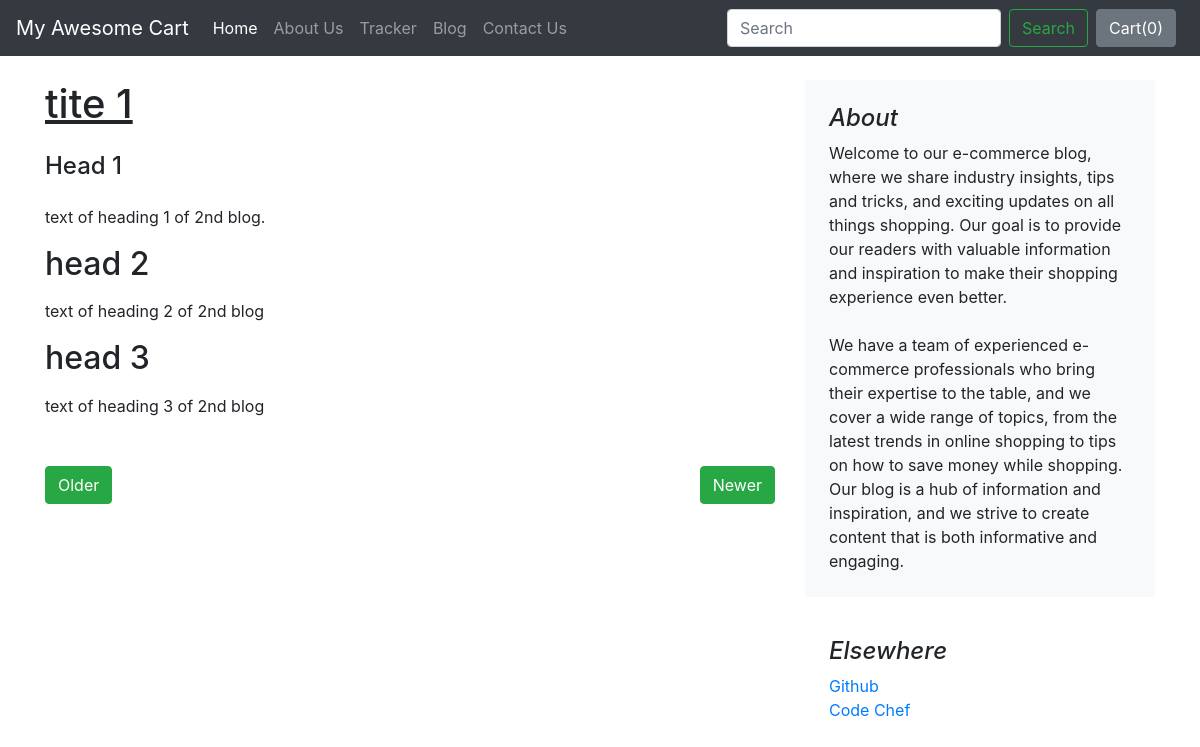
The app's page /blog/blogcont/2, older data.
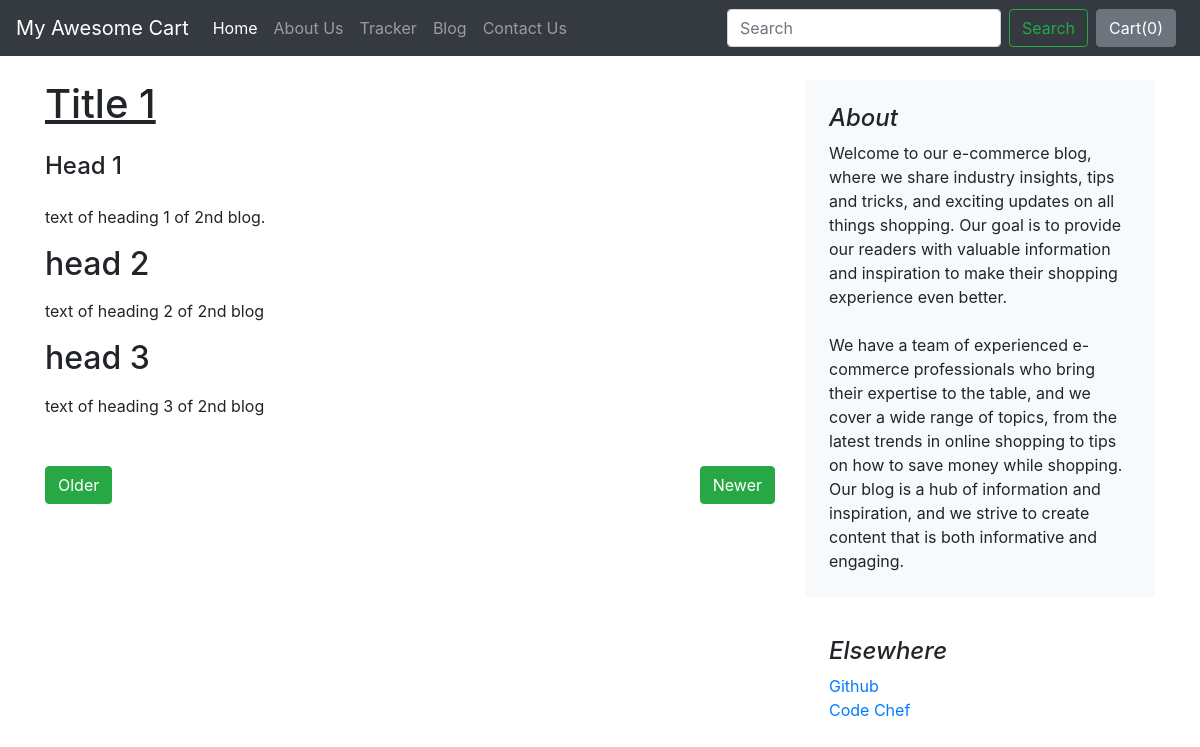
The same page, newer data.
### blog/models.py (models this page shows, shortened)
class Blogpost(models.Model):
    post_id = models.AutoField(primary_key=True)
    title = models.CharField(max_length=50, default="")
    head0 = models.CharField(max_length=50, default="")
    chead0 = models.CharField(max_length=600, default="")
    head1 = models.CharField(max_length=50, default="")
    chead1 = models.CharField(max_length=600, default="")
    head2 = models.CharField(max_length=50, default="")
    chead2 = models.CharField(max_length=600, default="")
    pub_date = models.DateField()
    thumbnail = models.ImageField(upload_to='shop/images', default="")

### blog/views.py (the view)
# urls.py: path("blogcont/<int:id>", views.blogContent, name="Blogpost")
def blogContent(request, id):
    post = Blogpost.objects.filter(post_id = id)[0]
    return render(request, "blog/blog_content.html", {"post": post})

### blog/templates/blog/blog_content.html (shortened to what this page needs)
{% extends 'blog/basic.html' %}
{% block body %}
<main role="main" class="container my-4">
    <div class="row">
        <div class="col-md-8 blog-main">
            <div class="blog-post">
                <h1 class="blog-post-title"><u>{{post.title}}</u></h1>
                <h4 class="blog-post-title my-4">{{post.head0}}</h4>
                <p class="blog-post-meta mt-4 text-justify">{{post.chead0}}</p>
            </div>
            <div class="blog-post">
                <h2 class="blog-post-title my-3">{{post.head1}}</h2>
                <p class="blog-post-meta text-justify">{{post.chead1}}</p>
            </div>
            <div class="blog-post">
                <h2 class="blog-post-title my-3">{{post.head2}}</h2>
                <p class="blog-post-meta text-justify">{{post.chead2}}</p>
            </div>
            <div class=" my-5 d-flex justify-content-between">
                <a class="btn btn-success older" id="older" href="{{post.post_id}}">Older</a>
                <a class="btn btn-success newer pull-left" id="newer" href="{{post.post_id}}">Newer</a>
            </div>
        </div>
        <aside class="col-md-4 blog-sidebar">
            <div class="p-4 mb-3 bg-light rounded">
                <h4 class="font-italic">About</h4>
                <p class="mb-0">Welcome to our e-commerce blog, where we share industry insights, tips and tricks,
                    and exciting updates on all things shopping. Our goal is to provide our readers with valuable
                    information and inspiration to make their shopping experience even better.<br><br>
                    We have a team of experienced e-commerce professionals who bring their expertise to the table,
                    and we cover a wide range of topics, from the latest trends in online shopping to tips on how to
                    save money while shopping. Our blog is a hub of information and inspiration, and we strive to
                    create content that is both informative and engaging.
                </p>
            </div>
            <div class="p-4">
                <h4 class="font-italic">Elsewhere</h4>
                <ol class="list-unstyled">
                    <li><a href="https://github.com/trishantjain">Github</a></li>
                    <li><a href="https://www.codechef.com/users/trishant_jain">Code Chef</a></li>
                </ol>
            </div>
        </aside>
    </div>
</main>
{% endblock %}

Row changes from the older to the newer data that the page shows:
changed Blogpost "head 2": title "tite 1" → "Title 1"
